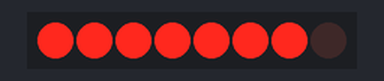
A sketch run on a simulated Arduino Uno, built with avr-gcc and run on an emulated ATmega328P. On the bench: 8 shift-register outputs drawn as a row of LEDs (first output left, lit = HIGH). Wiring (inferred from the names in the program): shift register (74HC595): data pin 11; shift clock pin 12; latch pin 8. Wiring (inferred from the signals the program sends): row of LEDs: on Q0, Q1, Q2, Q3, Q4, Q5, Q6, Q7.

Above: at 0.5 s.
At 2.5 s:
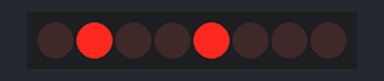
At 3.5 s:
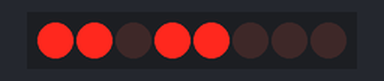
At 4.5 s:
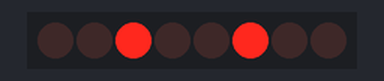
At 6.5 s:
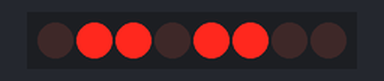
At 9.5 s:
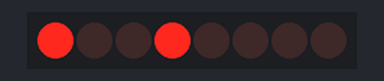
Timing chart, 0 to 10.4 s (numbered marks = the images above):
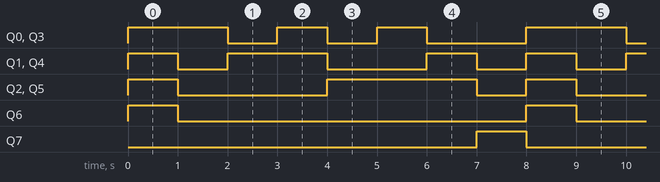

Measured:
- by itself, Q0, Q3: repeats every 8.0 s: 2 × (LOW 1.0 s, HIGH 1.0 s), LOW 2.0 s, HIGH 2.0 s
- by itself, Q1, Q4: repeats every 8.0 s: LOW 1.0 s, HIGH 2.0 s, LOW 2.0 s, HIGH 1.0 s, LOW 1.0 s, HIGH 1.0 s
- by itself, Q2, Q5: repeats every 8.0 s: LOW 3.0 s, HIGH 3.0 s, LOW 1.0 s, HIGH 1.0 s
- by itself, Q6, Q7: alternates HIGH for 1.0 s and LOW for 7.0 s

The sketch:

rgbtest.ino
```cpp
//Pin connected to ST_CP of 74HC595
int latchPin = 8;
//Pin connected to SH_CP of 74HC595
int clockPin = 12;
////Pin connected to DS of 74HC595
int dataPin = 11;

int DATA[] = { 127, 9, 18, 27,36,45,54, 128};
//int DATA[] = { 9, 18};

void setup() {
  // put your setup code here, to run once:
  pinMode(latchPin, OUTPUT);
  pinMode(clockPin, OUTPUT);
  pinMode(dataPin, OUTPUT);


}


void loop() {
  // put your main code here, to run repeatedly:
  for(int i = 0; i<8; i++){
      digitalWrite(latchPin, LOW);
    // shift out the bits:
    shiftOut(dataPin, clockPin, MSBFIRST, DATA[i]);

    //take the latch pin high so the LEDs will light up:
    digitalWrite(latchPin, HIGH);
    // pause before next value:
    delay(1000);
  }
}
```
